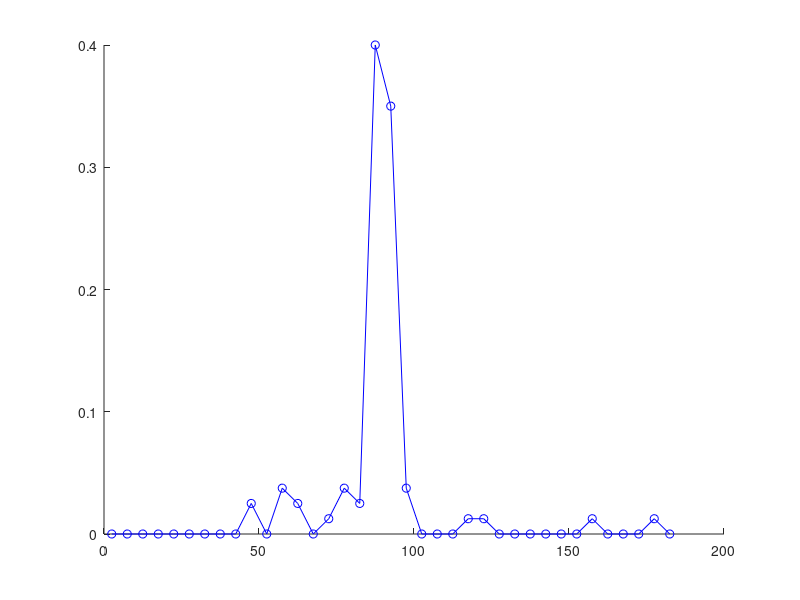

Write MATLAB code to recreate this figure.
load('Four_Aster_Angles.mat')
Ang_Ran = linspace(0,180,37);

% N_Rand  = 1000;
% AngleRan1   = pi * rand(N_Rand,1);
% AngleRan2   = (pi - AngleRan1).*rand(N_Rand,1);
% AngleRan3   = pi - AngleRan1 - AngleRan2;

Angles1 = max(tmp')';

[a,~]   = histc(Angles1,Ang_Ran);
% [a1,~]  = histc(Angles_Noisy,Ang_Ran);
% [a1,~]  = histc(180*cat(1,AngleRan1,AngleRan2,AngleRan3)/pi,Ang_Ran);
figure,hold on
plot(Ang_Ran(1:end)+2.5,a/sum(a),'bo-')
% plot(Ang_Ran(1:end)+2.5,a1/sum(a1),'ro-')   % This is same parameters but with noisy 100x larger
hold off
